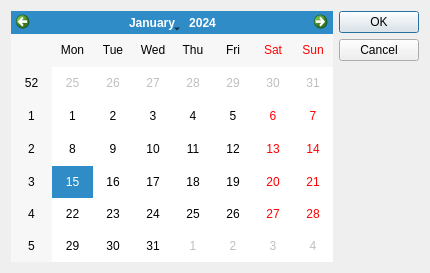
<?xml version="1.0" encoding="UTF-8"?>
<ui version="4.0">
 <class>DateDialog</class>
 <widget class="QDialog" name="DateDialog">
  <property name="geometry">
   <rect>
    <x>0</x>
    <y>0</y>
    <width>430</width>
    <height>273</height>
   </rect>
  </property>
  <property name="windowTitle">
   <string>Date</string>
  </property>
  <layout class="QGridLayout" name="gridLayout">
   <item row="0" column="0">
    <widget class="QCalendarWidget" name="calendarWidget"/>
   </item>
   <item row="0" column="1">
    <widget class="QDialogButtonBox" name="buttonBox">
     <property name="orientation">
      <enum>Qt::Vertical</enum>
     </property>
     <property name="standardButtons">
      <set>QDialogButtonBox::Cancel|QDialogButtonBox::Ok</set>
     </property>
    </widget>
   </item>
  </layout>
 </widget>
 <resources/>
 <connections>
  <connection>
   <sender>buttonBox</sender>
   <signal>accepted()</signal>
   <receiver>DateDialog</receiver>
   <slot>accept()</slot>
   <hints>
    <hint type="sourcelabel">
     <x>248</x>
     <y>254</y>
    </hint>
    <hint type="destinationlabel">
     <x>157</x>
     <y>274</y>
    </hint>
   </hints>
  </connection>
  <connection>
   <sender>buttonBox</sender>
   <signal>rejected()</signal>
   <receiver>DateDialog</receiver>
   <slot>reject()</slot>
   <hints>
    <hint type="sourcelabel">
     <x>316</x>
     <y>260</y>
    </hint>
    <hint type="destinationlabel">
     <x>286</x>
     <y>274</y>
    </hint>
   </hints>
  </connection>
 </connections>
</ui>
